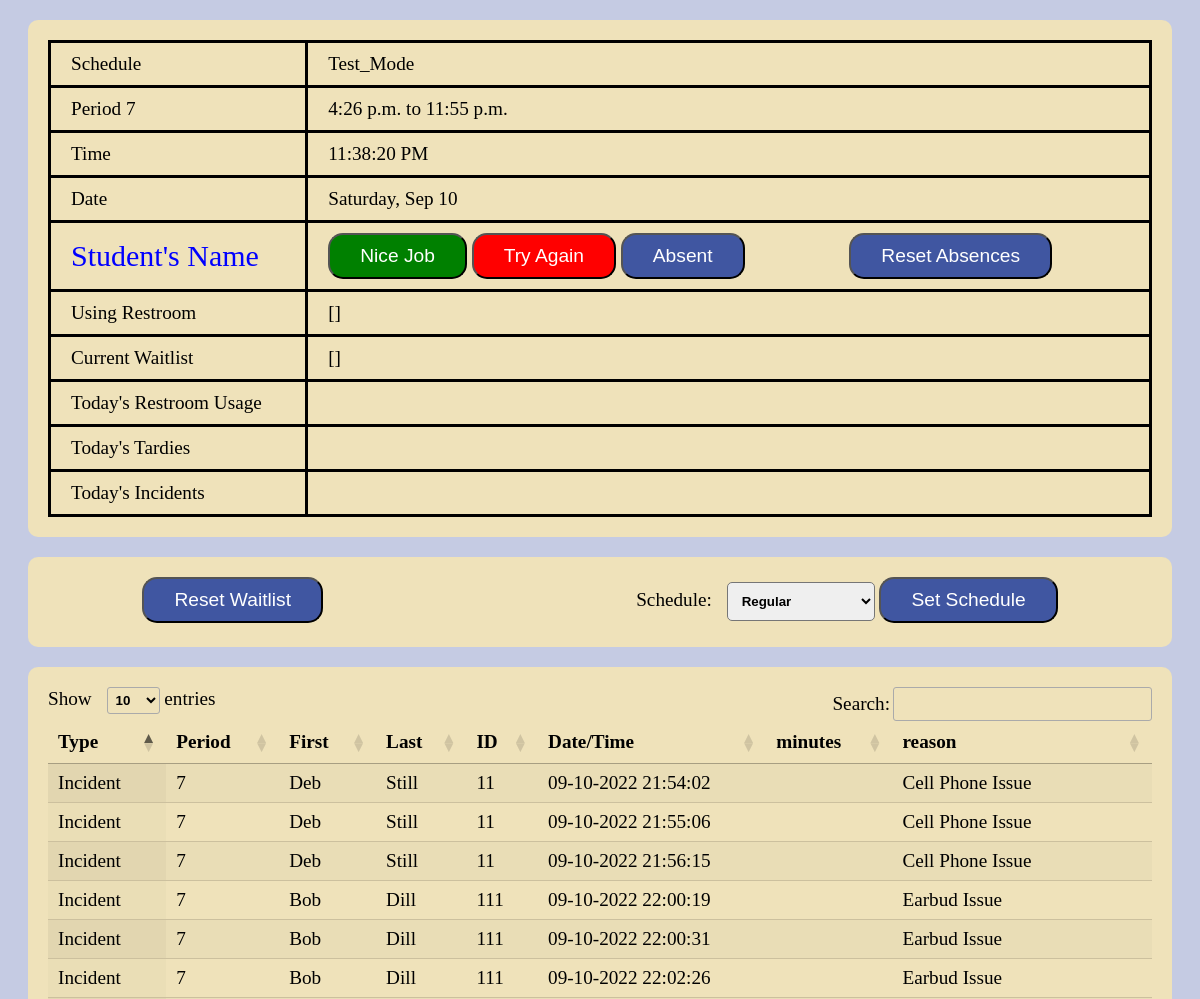
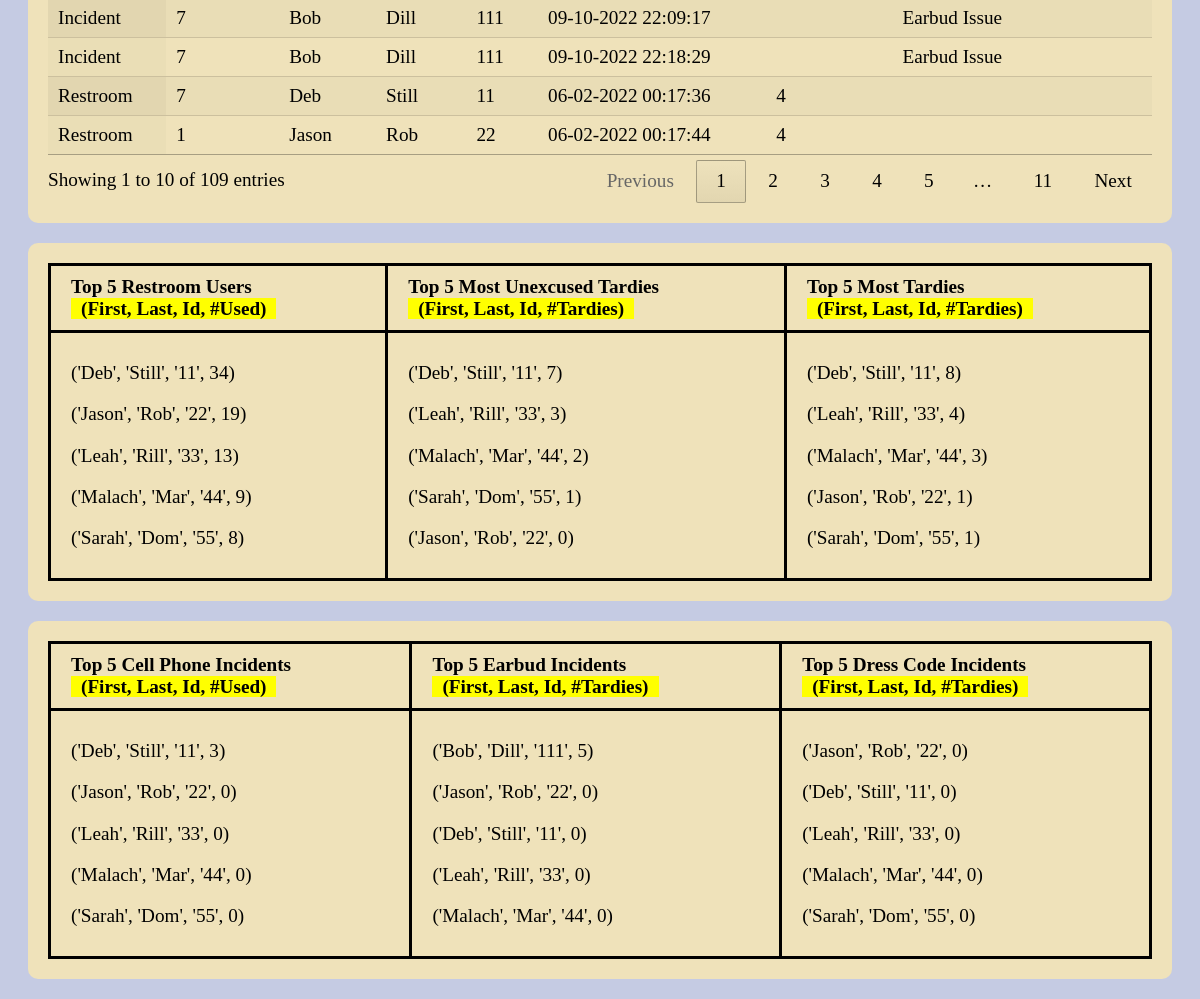
The page /dashboard (signed in) on the database its author committed (2 pictures, top to bottom).
### attendance/models.py (models this page shows)
class Schedule (models.Model):
    id = models.AutoField(primary_key=True)
    schedule_name = models.CharField(max_length=20)
    active = models.BooleanField()
    period_0 = models.CharField(max_length=20)
    period_1 = models.CharField(max_length=20)
    period_2 = models.CharField(max_length=20)
    period_3 = models.CharField(max_length=20)
    period_4 = models.CharField(max_length=20)
    period_5 = models.CharField(max_length=20)
    period_6 = models.CharField(max_length=20)
    period_7 = models.CharField(max_length=20)
    period_8 = models.CharField(max_length=20)

class Bathroom (models.Model):
    id = models.AutoField(primary_key=True)
    student = models.ForeignKey(Student, on_delete=models.CASCADE, related_name = "student_bathroom")
    time_out = models.DateTimeField()
    time_back = models.DateTimeField()
    minutes = models.IntegerField()

class Student (models.Model):
    id = models.AutoField(primary_key=True)
    first = models.CharField(max_length=20)
    last = models.CharField(max_length=20)
    student_id = models.CharField(max_length=10)
    period = models.CharField(max_length=1)
    grade = models.CharField(max_length = 2, default = '9')
    exception = models.BooleanField()
    augPass = models.BooleanField(default=True)
    sepPass = models.BooleanField(default=True)
    octPass = models.BooleanField(default=True)
    novPass = models.BooleanField(default=True)
    decPass = models.BooleanField(default=True)
    janPass = models.BooleanField(default=True)
    febPass = models.BooleanField(default=True)
    marPass = models.BooleanField(default=True)
    aprPass = models.BooleanField(default=True)
    mayPass = models.BooleanField(default=True)
    junPass = models.BooleanField(default=True)
    julPass = models.BooleanField(default=True)
    responses = models.IntegerField(default = 0)
    absent = models.BooleanField(default=False)

class Incident (models.Model):
    id = models.AutoField(primary_key=True)
    student = models.ForeignKey(Student, on_delete=models.CASCADE, related_name = "studentIncident")
    timestamp = models.DateTimeField(auto_now_add=True)
    reason = models.CharField(max_length=20)
    referral_url = models.CharField(max_length=200)

### attendance/views.py (the view)
# urls.py: path("dashboard", views.dashboard, name="dashboard"),
@login_required
def dashboard(request):
    period = get_current_period()
    start = datetime.strptime(getattr(Schedule.objects.get(active = True), period[0]), '%H:%M:%S').replace(month = datetime.now().month, day = datetime.now().day, year=datetime.now().year)  - timedelta(minutes=7)
    finish = datetime.strptime(getattr(Schedule.objects.get(active = True), period[1]), '%H:%M:%S').replace(month = datetime.now().month, day = datetime.now().day, year=datetime.now().year)
    finish_time = finish - timedelta(minutes=7)
    if period[2] == True:
        finish_time = finish
    start_time = start + timedelta(minutes=7)
    startdate = datetime.today()-timedelta(hours=8)
    records = Bathroom.objects.filter(time_out__gt = startdate).order_by('-time_out')
    tardyRecords = AttendanceRecord.objects.filter(timestamp__gt = startdate).order_by('-timestamp')
    incidentRecords = Incident.objects.filter(timestamp__gt = startdate).order_by('-timestamp')
    numUnexTardies = []
    numTardies = []
    numBath = []
    numPhone = []
    numEarbud = []
    numDressCode = []
    for student in Student.objects.all():
        numUnexTardies.append((student.first, student.last, student.student_id, len(AttendanceRecord.objects.filter(student=student, excused=False))))
        numTardies.append((student.first, student.last, student.student_id, len(AttendanceRecord.objects.filter(student=student))))
        numBath.append((student.first, student.last, student.student_id, len(Bathroom.objects.filter(student=student))))
        numPhone.append((student.first, student.last, student.student_id, len(Incident.objects.filter(student=student, reason = "Cell Phone Issue"))))
        numEarbud.append((student.first, student.last, student.student_id, len(Incident.objects.filter(student=student, reason = "Earbud Issue"))))
        numDressCode.append((student.first, student.last, student.student_id, len(Incident.objects.filter(student=student, reason = "Dress Code Violation"))))
    numUnexTardies = sorted(numUnexTardies, key=lambda i:i[3], reverse=True)
    numTardies = sorted(numTardies, key=lambda i:i[3], reverse=True)
    numBath = sorted(numBath, key=lambda i:i[3], reverse=True)
    numPhone = sorted(numPhone, key=lambda i:i[3], reverse=True)
    numEarbud = sorted(numEarbud, key=lambda i:i[3], reverse=True)
    numDressCode = sorted(numDressCode, key=lambda i:i[3], reverse=True)
    currentWaitlist = []
    for record in Waitlist.objects.all():
        currentWaitlist.append(record.student.first)
    bathDate = {}
    for record in Bathroom.objects.all():
        bathDate[record] = record.time_out.strftime("%m-%d-%Y  %H:%M:%S")
    tardyDate = {}
    for record in AttendanceRecord.objects.all():
        tardyDate[record] = record.timestamp.strftime("%m-%d-%Y  %H:%M:%S")
    incidentDate = {}
    for record in Incident.objects.all():
        incidentDate[record] = record.timestamp.strftime("%m-%d-%Y  %H:%M:%S")
    return render(request, 'dashboard.html',{
        "incidentRecords": incidentRecords,
        "tardyRecords": tardyRecords,
        "numUnexTardies": numUnexTardies[0:5],
        "numTardies": numTardies[0:5],
        "numBath": numBath[0:5],
        "numPhone": numPhone[0:5],
        "numEarbud": numEarbud[0:5],
        "numDressCode": numDressCode[0:5],
        "tardies": AttendanceRecord.objects.all(),
        "bathroom": Bathroom.objects.all(),
        "timeSpent":datetime.now() - start_time > timedelta(minutes = 60),
        "waitlist": currentWaitlist,
        "records": records,
        "startdate":startdate.date,
        "hour": datetime.now().hour,
        "minute": datetime.now().minute,
        "schedule": Schedule.objects.get(active=True).schedule_name,
        "recordz": Record.objects.filter(timestamp__range = [start,finish]),
        "period": get_current_period(),
        "period_number": get_current_period()[0][-1],
        "start": start_time.time,
        "finish": finish_time.time,
        "using_restroom": students_using_restroom(),
        "options": Schedule.objects.all(),
        "bathDate": bathDate,
        "tardyDate": tardyDate,
        "incidentDate": incidentDate
    })

### attendance/views.py (called while the page is built)
def get_current_period():
    now = datetime.now()
    is_max = False
    period = ['period_0', 'period_1', 'period_2', 'period_3', 'period_4', 'period_5', 'period_6', 'period_7', 'period_8']
    for i in range(9):
        then = datetime.strptime(getattr(Schedule.objects.get(active = True), period[i]), '%H:%M:%S').replace(month = datetime.now().month, day = datetime.now().day, year=datetime.now().year)  - timedelta(minutes=7)
        max = datetime.strptime(getattr(Schedule.objects.get(active = True), period[8]), '%H:%M:%S').replace(month = datetime.now().month, day = datetime.now().day, year=datetime.now().year)  - timedelta(minutes=7)
        if now < then:
            if then == max:
                is_max = True
            return [period[i-1], period[i], is_max]
    return ['period_0', 'period_1', is_max]

### attendance/templates/dashboard.html (shortened to what this page needs)
{% extends 'layout.html' %}
{% load static %}
{% block head %}
    <link href="{% static 'dashboard/style.css' %}" rel="stylesheet">
    <link rel="stylesheet" type="text/css" href="https://cdn.datatables.net/1.12.1/css/jquery.dataTables.css">
{% endblock %}
{% block body %}
<div  class="info-container" >
    <table class="info-table">
        <tr>
            <td>Schedule</td>
            <td>{{schedule}}</td>
        </tr>
        <tr>
            <td>Period {{period_number}}</td>
            <td>{{start}} to {{finish}}</td>
        </tr>
        <tr>
            <td>Time</td>
            <td id = "time"></td>
        </tr>
        <tr>
            <td>Date</td>
            <td id = "date"></td>
        </tr>
        <tr>
            <td>
                <span class="student-name">Student's Name</span>
            </td>
            <td>
                <button class = "nice-job" id="ok-response">Nice Job</button>
                <button class = "try-again" id="pick-student">Try Again</button>
                <button class = "absent" id="absent">Absent</button>
                <button class = "reset" id="reset-absences">Reset Absences</button>
            </td>
        </tr>
        <tr>
            <td>Using Restroom </td>
            <td>{{using_restroom}}</td>
        </tr>
        <tr>
            <td>Current Waitlist </td>
            <td>{{waitlist}}</td>
        </tr>
        <tr>
            <td>Today's Restroom Usage</td>
            <td>
            </td>
        </tr>
        <tr>
        <td>Today's Tardies</td>
            <td>
            </td>
        </tr>
        <td>Today's Incidents</td>
        <td>
        </td>
    </table>
</div>
<div class="select">
    <div class="reset-container">
        <button class="bttn choice waitlist" id="reset-button">Reset Waitlist</button>
    </div>
    <div class="schedule-container">
        <form action="{% url 'schedule'%}" method="post">
            <label for="cars">Schedule:</label>
            <select name="schedule">
                {% for schedule in options %}
                    <option value = {{schedule.schedule_name}}>{{schedule.schedule_name}}</option>
                {% endfor %}
            </select>
            <input class="bttn choice schedule" type="submit" value="Set Schedule">
        </form>
    </div>
</div>
<div class="filter-table-container">
    <table id="filter-table" class="display">
        <thead>
            <tr>
                <th>Type</th>
                <th>Period</th>
                <th>First</th>
                <th>Last</th>
                <th>ID</th>
                <th>Date/Time</th>
                <th>minutes</th>
                <th>reason</th>
            </tr>
        </thead>
        <tbody>
            {% for record, date in bathDate.items %}
            <tr>
                <td>Restroom</td>
                <td>{{record.student.period}}</td>
                <td>{{record.student.first}}</td>
                <td>{{record.student.last}}</td>
                <td>{{record.student.student_id}}</td>
                <td>{{date}}</td>
                <td> {{record.minutes}}</td>
                <td></td>
            </tr>
            {% endfor %}
            {% for record, date in incidentDate.items %}
            <tr>
                <td>Incident</td>
                <td>{{record.student.period}}</td>
                <td>{{record.student.first}}</td>
                <td>{{record.student.last}}</td>
                <td>{{record.student.student_id}}</td>
                <td>{{date}}</td>
                <td></td>
                <td> {{record.reason}}</td>
            </tr>
            {% endfor %}
        </tbody>
    </table>
</div>
<div class = "top5-container">
    <table class="top5-table">
        <thead>
            <th> Top 5 Restroom Users<br><span>(First, Last, Id, #Used)</span></th>
            <th> Top 5 Most Unexcused Tardies<br><span>(First, Last, Id, #Tardies)</span></th>
            <th> Top 5 Most Tardies<br><span>(First, Last, Id, #Tardies)</span></th>
        </thead>
        <tbody>
            <tr>
                <td>
                    {% for i in numBath%}
                        <p>{{i}}</p>
                    {% endfor %}
                </td>
                <td>
                    {% for i in numUnexTardies%}
                        <p>{{i}}</p>
                    {% endfor %}
                </td>
                <td>
                    {% for i in numTardies%}
                        <p>{{i}}</p>
                    {% endfor %}
                </td>
            </tr>
        </tbody>
    </table>
</div>
<div class="top5-container">
    <table class="top5-table">
        <thead>
            <th> Top 5 Cell Phone Incidents<br><span>(First, Last, Id, #Used)</span></th>
            <th> Top 5 Earbud Incidents<br><span>(First, Last, Id, #Tardies)</span></th>
            <th> Top 5 Dress Code Incidents<br><span>(First, Last, Id, #Tardies)</span></th>
        </thead>
        <tbody>
            <tr>
                <td>
                    {% for i in numPhone%}
                        <p>{{i}}</p>
                    {% endfor %}
                </td>
                <td>
                    {% for i in numEarbud%}
                        <p>{{i}}</p>
                    {% endfor %}
                </td>
                <td>
                    {% for i in numDressCode%}
                        <p>{{i}}</p>
                    {% endfor %}
                </td>
            </tr>
        </tbody>
    </table>
</div>
{% endblock %}

### attendance/templates/layout.html (shortened to what this page needs)
{% load static %}
<!DOCTYPE html>
<html lang="en">
    <head>
        {% block head %}
        {% endblock %}
    </head>
    {% block body %}
    {% endblock%}
</html>

### attendance/static/dashboard/style.css (style rules this page uses)
.info-container { background-color: #EFE2BA; margin: 20px; padding: 20px; border-radius: 10px; }
.info-table { border: solid; border-collapse: collapse; width: 100%; }
.info-table td { border: solid; padding: 10px 20px; }
.select { position: relative; background-color: #EFE2BA; display: flex; margin: 20px; padding: 20px; border-radius: 10px; height: 50px; }
input, button, .referral { background-color: #4056A1; font-size: 1em; color: grey; padding: 10px 30px; border-radius: 15px; }
.student-name { color: blue; font-size: 30px; }
.reset { color: white; margin-left: 100px; }
.nice-job { background-color: green; color: white; }
.try-again { background-color: red; color: white; }
.waitlist, .schedule, .absent, .referral { color: white; }
select { padding: 10px; border-radius: 5px; font-weight: bold; margin-left: 10px; }
.reset-container { position: absolute; left: 10%; }
.schedule-container { position: absolute; right: 10%; }
.filter-table-container { background-color: #EFE2BA; margin: 20px; padding: 20px; border-radius: 10px; }
.top5-container { background-color: #EFE2BA; margin: 20px; padding: 20px; border-radius: 10px; display: flex; }
.top5-table { border: solid; border-collapse: collapse; width: 100%; }
.top5-table td, .top5-table th { border: solid; padding: 10px 20px; }
.top5-table th { text-align: left; }
.top5-table span { background: yellow; padding: 0 10px; }

### rows shown on the page
Schedule: schedule_name "Test_Mode"
Bathroom: student.period "7", student.first "Deb", student.last "Still", student.student_id "11", date "06-02-2022 00:17:36", minutes "4"
Bathroom: student.period "1", student.first "Jason", student.last "Rob", student.student_id "22", date "06-02-2022 00:17:44", minutes "4"
Incident: student.period "7", student.first "Deb", student.last "Still", student.student_id "11", date "09-10-2022 21:54:02", reason "Cell Phone Issue"
Incident: student.period "7", student.first "Deb", student.last "Still", student.student_id "11", date "09-10-2022 21:55:06", reason "Cell Phone Issue"
Incident: student.period "7", student.first "Deb", student.last "Still", student.student_id "11", date "09-10-2022 21:56:15", reason "Cell Phone Issue"
Incident: student.period "7", student.first "Bob", student.last "Dill", student.student_id "111", date "09-10-2022 22:00:19", reason "Earbud Issue"
Incident: student.period "7", student.first "Bob", student.last "Dill", student.student_id "111", date "09-10-2022 22:00:31", reason "Earbud Issue"
Incident: student.period "7", student.first "Bob", student.last "Dill", student.student_id "111", date "09-10-2022 22:02:26", reason "Earbud Issue"
Incident: student.period "7", student.first "Bob", student.last "Dill", student.student_id "111", date "09-10-2022 22:09:17", reason "Earbud Issue"
Incident: student.period "7", student.first "Bob", student.last "Dill", student.student_id "111", date "09-10-2022 22:18:29", reason "Earbud Issue"

### other values the page prints
{{ period_number }} "7"
{{ start }} "4:26 p.m."
{{ finish }} "11:55 p.m."
{{ using_restroom }} "[]"
{{ waitlist }} "[]"
{{ i }} "('Deb', 'Still', '11', 34)" "('Jason', 'Rob', '22', 19)" "('Leah', 'Rill', '33', 13)" "('Malach', 'Mar', '44', 9)" "('Sarah', 'Dom', '55', 8)"
{{ i }} "('Deb', 'Still', '11', 7)" "('Leah', 'Rill', '33', 3)" "('Malach', 'Mar', '44', 2)" "('Sarah', 'Dom', '55', 1)" "('Jason', 'Rob', '22', 0)"
{{ i }} "('Deb', 'Still', '11', 8)" "('Leah', 'Rill', '33', 4)" "('Malach', 'Mar', '44', 3)" "('Jason', 'Rob', '22', 1)" "('Sarah', 'Dom', '55', 1)"
{{ i }} "('Deb', 'Still', '11', 3)" "('Jason', 'Rob', '22', 0)" "('Leah', 'Rill', '33', 0)" "('Malach', 'Mar', '44', 0)" "('Sarah', 'Dom', '55', 0)"
{{ i }} "('Bob', 'Dill', '111', 5)" "('Jason', 'Rob', '22', 0)" "('Deb', 'Still', '11', 0)" "('Leah', 'Rill', '33', 0)" "('Malach', 'Mar', '44', 0)"
{{ i }} "('Jason', 'Rob', '22', 0)" "('Deb', 'Still', '11', 0)" "('Leah', 'Rill', '33', 0)" "('Malach', 'Mar', '44', 0)" "('Sarah', 'Dom', '55', 0)"
form field schedule "Regular"
